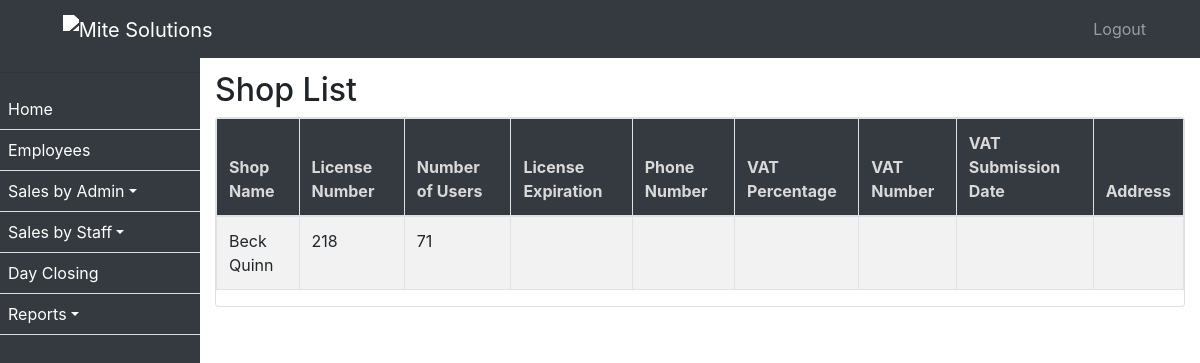
Page /shop/ on the earlier database version.
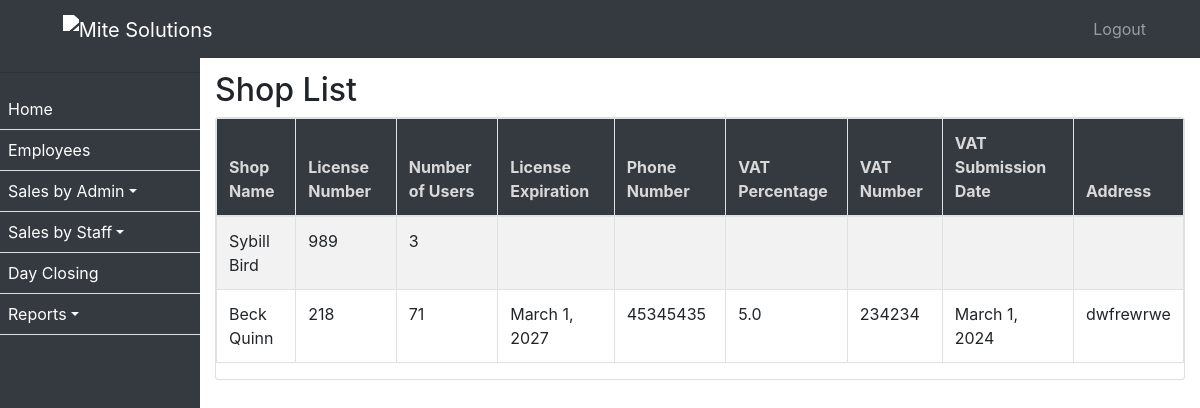
Same page on the later database version.
### ezshopapp/models.py (models this page shows, shortened)
class Shop(models.Model):
    name = models.CharField(max_length=255)
    license_number = models.CharField(max_length=50, unique=True)
    num_users = models.PositiveIntegerField()
    vat_remainder = models.BooleanField(default=False)
    employee_transaction_window = models.BooleanField(default=False)
    license_expiration_reminder = models.BooleanField(default=False)
    employee_visa_expiration_reminder = models.BooleanField(default=False)
    employee_passport_expiration_reminder = models.BooleanField(default=False)

class ShopAdmin(models.Model):
    shop = models.ForeignKey(Shop, on_delete=models.CASCADE, related_name='admins')
    license_expiration = models.DateField()
    license_file = models.FileField(upload_to='licenses/')
    phone_number = models.CharField(max_length=20)
    vat_percentage = models.FloatField()
    vat_number = models.CharField(max_length=50)
    vat_submission_date = models.DateField()
    vat_certificate = models.FileField(upload_to='vat_certificate/')
    address = models.TextField()
    admin_user = models.ForeignKey(User, on_delete=models.CASCADE)
    license_expiration_reminder_days = models.PositiveIntegerField()
    vat_submission_date_reminder_days = models.PositiveIntegerField()
    employee_visa_expiration_reminder_days = models.PositiveIntegerField()

### ezshopapp/views.py (the view)
# urls.py: path('shop/', ShopListView.as_view(), name='shop_list'),
class ShopListView(ListView):
    model = Shop
    template_name = 'shop_list.html'
    context_object_name = 'shops'
    def get_queryset(self):
        return Shop.objects.all().order_by('-name')

### ezshopapp/templates/shop_list.html (shortened to what this page needs)
{% extends 'base.html' %}
{% block content %}
  <h2>Shop List</h2>
  <div class="card table-responsive">
    <table id="shopTable" class="table table-bordered table-striped">
      <thead>
        <tr>
          <th>Shop Name</th>
          <th>License Number</th>
          <th>Number of Users</th>
          <th>License Expiration</th>
          <th>Phone Number</th>
          <th>VAT Percentage</th>
          <th>VAT Number</th>
          <th>VAT Submission Date</th>
          <th>Address</th>
        </tr>
      </thead>
      <tbody>
        {% for shop in object_list %}
          <tr>
            <td>{{ shop.name }}</td>
            <td>{{ shop.license_number }}</td>
            <td>{{ shop.num_users }}</td>
            {% with admin=shop.admins.first %}
              <td>{{ admin.license_expiration }}</td>
              <td>{{ admin.phone_number }}</td>
              <td>{{ admin.vat_percentage }}</td>
              <td>{{ admin.vat_number }}</td>
              <td>{{ admin.vat_submission_date }}</td>
              <td>{{ admin.address }}</td>
            {% endwith %}
          </tr>
        {% endfor %}
      </tbody>
    </table>
  </div>
{% endblock %}

### ezshopapp/templates/base.html (shortened to what this page needs)
{% load static %}
<!DOCTYPE html>
<html lang="en">
<head>
    <link rel="stylesheet" href="https://stackpath.bootstrapcdn.com/bootstrap/4.3.1/css/bootstrap.min.css">
    <link rel="stylesheet" type="text/css" href="https://cdn.datatables.net/1.11.5/css/jquery.dataTables.css">
    <link rel="stylesheet" href="https://use.fontawesome.com/releases/v5.8.2/css/all.css">
    <link rel="stylesheet" href="https://cdn.datatables.net/1.10.24/css/dataTables.bootstrap4.min.css"/>
</head>
<body>
<nav class="navbar navbar-expand-lg navbar-dark bg-dark fixed-top">
    <a class="navbar-brand text-left" href="/home/">
         <img src="https://mitesolutions.com/images/logo.png" class="logo" alt="Mite Solutions" width="5%">
    </a>
    <div class="collapse navbar-collapse" id="navbarNav">
        <ul class="navbar-nav ml-auto pl-3">
            <li class="nav-item">
                <a class="nav-link" href="{% url 'logout' %}">Logout</a>
            </li>
        </ul>
    </div>
</nav>
<div id="sidebar">
    <hr/>
    <ul>
        <li><a href="/home/">Home</a></li>
        <li><a href="/employee/">Employees</a></li>
        <li class="dropdown">
            <a href="#" class="dropdown-toggle" id="saleAdminDropdown" role="button" data-toggle="dropdown" aria-haspopup="true" aria-expanded="false">Sales by Admin</a>
        </li>
        <li class="dropdown">
            <a href="#" class="dropdown-toggle" id="saleAdminDropdown" role="button" data-toggle="dropdown" aria-haspopup="true" aria-expanded="false">Sales by Staff</a>
        </li>
        <li><a href="/sale/dayclosing/">Day Closing</a></li>
        <li class="dropdown">
            <a href="#" class="dropdown-toggle" id="reportDropdown" role="button" data-toggle="dropdown" aria-haspopup="true" aria-expanded="false">Reports</a>
        </li>
    </ul>
</div>
<div id="content">
    {% block content %}{% endblock %}
</div>
</body>
</html>

### ezshopapp/templates/base.html (style rules this page uses)
body { padding-top: 56px; }
thead { background-color: #343a40; color: #d9d9d9; }
#sidebar { height: 100%; width: 200px; position: fixed; top: 0; left: 0; background-color: #343a40; padding-top: 56px; }
table { border:0px !important; }
#content { margin-left: 200px; padding: 15px; }
#sidebar ul { list-style: none; padding: 0; }
#sidebar ul li { padding: 8px; border-bottom: 1px solid #ddd; }
#sidebar ul li a { text-decoration: none; color: #fff; }
.navbar-brand { margin-left: 4%; }
.logo { filter: brightness(0) invert(1); margin:0px; }
.navbar-nav.ml-auto { margin-right: 15px; }
.navbar-nav.ml-auto a { color: #fff; margin-right: 15px; }

Differences in the rows shown:
added Shop: name "Sybill Bird", license_number "989", num_users "3"
shown differently, row unchanged: Shop "Beck Quinn": admins.first.license_expiration (not shown) → "March 1, 2027"; admins.first.phone_number (not shown) → "45345435"; admins.first.vat_percentage (not shown) → "5.0"; admins.first.vat_number (not shown) → "234234"; admins.first.vat_submission_date (not shown) → "March 1, 2024"; admins.first.address (not shown) → "dwfrewrwe"
